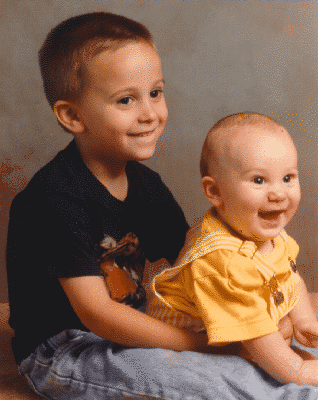
#> input picture image/kids.tif, 318 x 400 px, found by its file name
$ python boundExtract.py
#> lines starting #> are read from the running program, lines starting #| are printed output that depends on the picture
import cv2
import matplotlib.pyplot as plt
import math
import numpy as np

# Read the image in greyscale
Path = "E:\\Study\\Academic\\Year - 4 Term - 2\\CSTE 4201 - Digital Image Processing\\lab-programs\\image\\kids.tif"
img = cv2.imread(Path, 0)
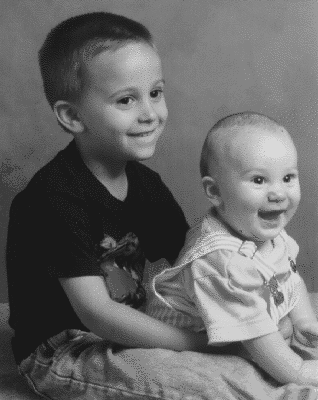
#> img: shape (400, 318); min 25, max 217, mean 104.6

kernel = np.ones((15, 15), np.uint8)

closing = cv2.morphologyEx(img, cv2.MORPH_CLOSE, kernel)
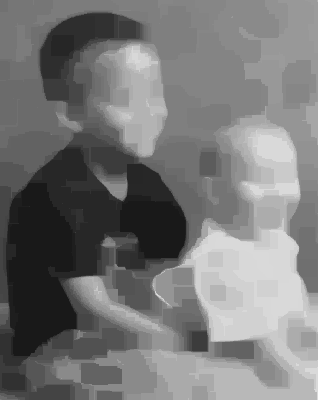
#> closing: shape (400, 318); min 25, max 217, mean 118.6

kernel = cv2.getStructuringElement(cv2.MORPH_ELLIPSE, (5, 5))
erosion = cv2.erode(closing, kernel, iterations=1)
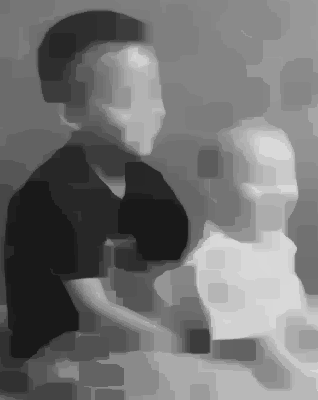
#> erosion: shape (400, 318); min 25, max 217, mean 114.1

boundaryImg = closing - erosion
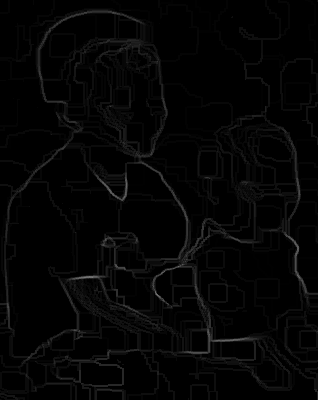
#> boundaryImg: shape (400, 318); min 0, max 120, mean 4.5

cv2.imshow("original", img)
cv2.imshow("output", boundaryImg)
cv2.waitKey()

$ run again, with image/autumn.tif copied over image/kids.tif
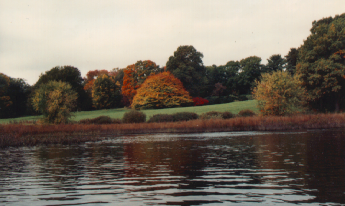
#> input picture image/autumn.tif, 345 x 206 px, found by its file name
#> `erosion = cv2.erode(closing, kernel, iterations=1)`:
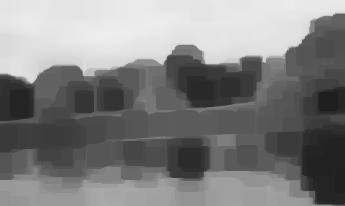
#> erosion: shape (206, 345); min 30, max 238, mean 128.4
#> `boundaryImg = closing - erosion`:
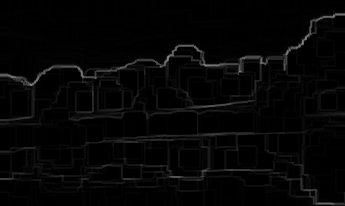
#> boundaryImg: shape (206, 345); min 0, max 140, mean 5.3

$ run again, with image/board.tif copied over image/kids.tif
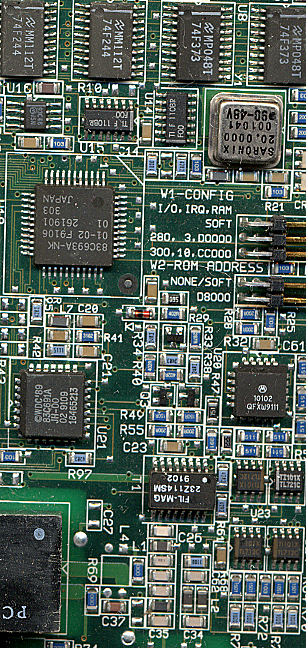
#> input picture image/board.tif, 306 x 648 px, found by its file name
#> `erosion = cv2.erode(closing, kernel, iterations=1)`:
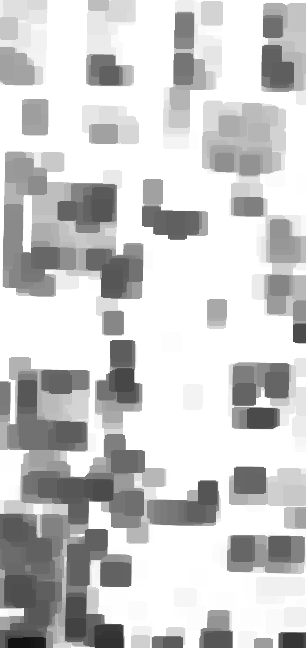
#> erosion: shape (648, 306); min 18, max 255, mean 201.9
#> `boundaryImg = closing - erosion`:
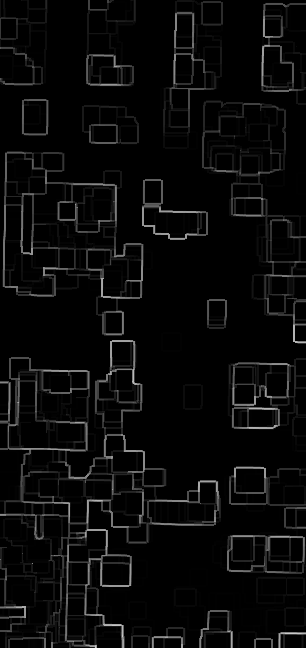
#> boundaryImg: shape (648, 306); min 0, max 204, mean 9.3

$ run again, with image/cameraman.tif copied over image/kids.tif
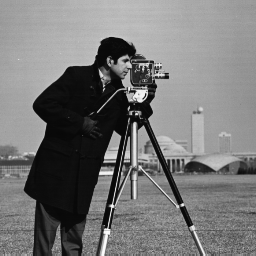
#> input picture image/cameraman.tif, 256 x 256 px, found by its file name
#> img is the input picture: shape (256, 256); min 7, max 253, mean 118.7
#> `erosion = cv2.erode(closing, kernel, iterations=1)`:
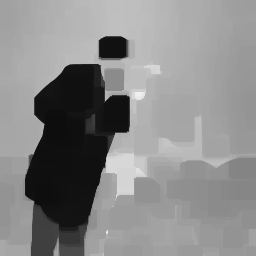
#> erosion: shape (256, 256); min 13, max 242, mean 136.4
#> `boundaryImg = closing - erosion`:
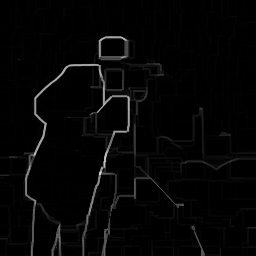
#> boundaryImg: shape (256, 256); min 0, max 227, mean 5.3
